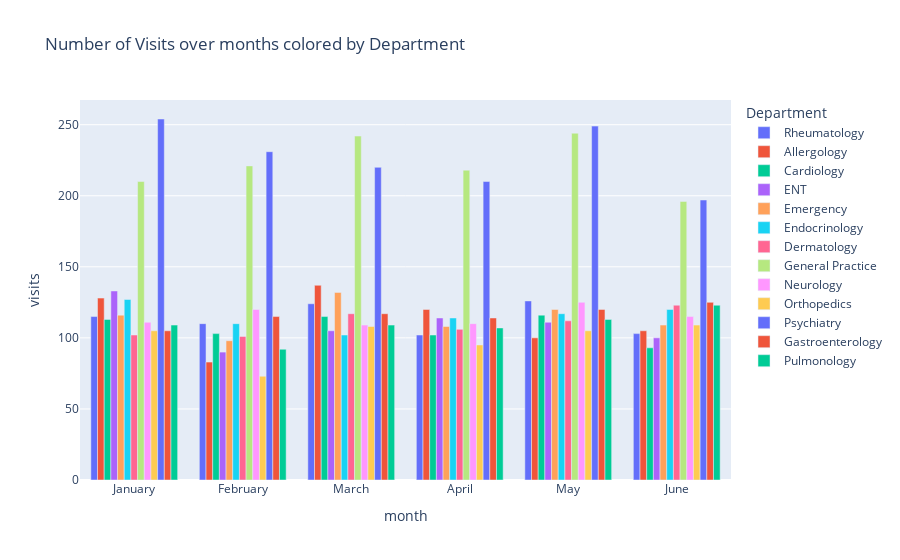

Notebook code cell kept with this figure:
### Markdown cell above
Number of Visits Over Months Colored by Department


This grouped monthly chart displays how visit volumes vary over time for each department. It is useful for identifying short-term trends, potential seasonality, or operational fluctuations. Although many departments appear to maintain relatively stable levels, some show noticeable peaks in certain months. This temporal perspective complements the total department usage view and helps contextualize whether high-volume departments are consistently active or driven by specific periods.

### Code cell
# Copy and extract month names
data_time = data_no_outliers[["Department", "Visit Date"]].copy()
data_time["month"] = data_time["Visit Date"].dt.month_name()

# Group by month and department
temp = data_time.groupby(["month", "Department"]).size().reset_index(name="visits")

# Define month order
month_order = [
    "January", "February", "March", "April", "May", "June",
    "July", "August", "September", "October", "November", "December"
]

# Convert to categorical with correct order
temp["month"] = pd.Categorical(temp["month"], categories=month_order, ordered=True)

# Sort by month order
temp = temp.sort_values("month")

# Plot
fig = px.bar(
    data_frame=temp,
    x="month",
    y="visits",
    color="Department",
    barmode="group",
    title="Number of Visits over months colored by Department"
)
fig.show()

### Figure 1 — Plotly figure (JSON) as saved in the notebook; plotly's stock layout.template omitted (floating-point values rounded to 4 significant figures)
{"data": [{"alignmentgroup": "True", "hovertemplate": "Department=Rheumatology<br>month=%{x}<br>visits=%{y}<extra></extra>", "legendgroup": "Rheumatology", "marker": {"color": "#636efa", "pattern": {"shape": ""}}, "name": "Rheumatology", "offsetgroup": "Rheumatology", "orientation": "v", "showlegend": true, "textposition": "auto", "type": "bar", "x": ["January", "February", "March", "April", "May", "June"], "xaxis": "x", "y": [115, 110, 124, 102, 126, 103], "yaxis": "y"}, {"alignmentgroup": "True", "hovertemplate": "Department=Allergology<br>month=%{x}<br>visits=%{y}<extra></extra>", "legendgroup": "Allergology", "marker": {"color": "#EF553B", "pattern": {"shape": ""}}, "name": "Allergology", "offsetgroup": "Allergology", "orientation": "v", "showlegend": true, "textposition": "auto", "type": "bar", "x": ["January", "February", "March", "April", "May", "June"], "xaxis": "x", "y": [128, 83, 137, 120, 100, 105], "yaxis": "y"}, {"alignmentgroup": "True", "hovertemplate": "Department=Cardiology<br>month=%{x}<br>visits=%{y}<extra></extra>", "legendgroup": "Cardiology", "marker": {"color": "#00cc96", "pattern": {"shape": ""}}, "name": "Cardiology", "offsetgroup": "Cardiology", "orientation": "v", "showlegend": true, "textposition": "auto", "type": "bar", "x": ["January", "February", "March", "April", "May", "June"], "xaxis": "x", "y": [113, 103, 115, 102, 116, 93], "yaxis": "y"}, {"alignmentgroup": "True", "hovertemplate": "Department=ENT<br>month=%{x}<br>visits=%{y}<extra></extra>", "legendgroup": "ENT", "marker": {"color": "#ab63fa", "pattern": {"shape": ""}}, "name": "ENT", "offsetgroup": "ENT", "orientation": "v", "showlegend": true, "textposition": "auto", "type": "bar", "x": ["January", "February", "March", "April", "May", "June"], "xaxis": "x", "y": [133, 90, 105, 114, 111, 100], "yaxis": "y"}, {"alignmentgroup": "True", "hovertemplate": "Department=Emergency<br>month=%{x}<br>visits=%{y}<extra></extra>", "legendgroup": "Emergency", "marker": {"color": "#FFA15A", "pattern": {"shape": ""}}, "name": "Emergency", "offsetgroup": "Emergency", "orientation": "v", "showlegend": true, "textposition": "auto", "type": "bar", "x": ["January", "February", "March", "April", "May", "June"], "xaxis": "x", "y": [116, 98, 132, 108, 120, 109], "yaxis": "y"}, {"alignmentgroup": "True", "hovertemplate": "Department=Endocrinology<br>month=%{x}<br>visits=%{y}<extra></extra>", "legendgroup": "Endocrinology", "marker": {"color": "#19d3f3", "pattern": {"shape": ""}}, "name": "Endocrinology", "offsetgroup": "Endocrinology", "orientation": "v", "showlegend": true, "textposition": "auto", "type": "bar", "x": ["January", "February", "March", "April", "May", "June"], "xaxis": "x", "y": [127, 110, 102, 114, 117, 120], "yaxis": "y"}, {"alignmentgroup": "True", "hovertemplate": "Department=Dermatology<br>month=%{x}<br>visits=%{y}<extra></extra>", "legendgroup": "Dermatology", "marker": {"color": "#FF6692", "pattern": {"shape": ""}}, "name": "Dermatology", "offsetgroup": "Dermatology", "orientation": "v", "showlegend": true, "textposition": "auto", "type": "bar", "x": ["January", "February", "March", "April", "May", "June"], "xaxis": "x", "y": [102, 101, 117, 106, 112, 123], "yaxis": "y"}, {"alignmentgroup": "True", "hovertemplate": "Department=General Practice<br>month=%{x}<br>visits=%{y}<extra></extra>", "legendgroup": "General Practice", "marker": {"color": "#B6E880", "pattern": {"shape": ""}}, "name": "General Practice", "offsetgroup": "General Practice", "orientation": "v", "showlegend": true, "textposition": "auto", "type": "bar", "x": ["January", "February", "March", "April", "May", "June"], "xaxis": "x", "y": [210, 221, 242, 218, 244, 196], "yaxis": "y"}, {"alignmentgroup": "True", "hovertemplate": "Department=Neurology<br>month=%{x}<br>visits=%{y}<extra></extra>", "legendgroup": "Neurology", "marker": {"color": "#FF97FF", "pattern": {"shape": ""}}, "name": "Neurology", "offsetgroup": "Neurology", "orientation": "v", "showlegend": true, "textposition": "auto", "type": "bar", "x": ["January", "February", "March", "April", "May", "June"], "xaxis": "x", "y": [111, 120, 109, 110, 125, 115], "yaxis": "y"}, {"alignmentgroup": "True", "hovertemplate": "Department=Orthopedics<br>month=%{x}<br>visits=%{y}<extra></extra>", "legendgroup": "Orthopedics", "marker": {"color": "#FECB52", "pattern": {"shape": ""}}, "name": "Orthopedics", "offsetgroup": "Orthopedics", "orientation": "v", "showlegend": true, "textposition": "auto", "type": "bar", "x": ["January", "February", "March", "April", "May", "June"], "xaxis": "x", "y": [105, 73, 108, 95, 105, 109], "yaxis": "y"}, {"alignmentgroup": "True", "hovertemplate": "Department=Psychiatry<br>month=%{x}<br>visits=%{y}<extra></extra>", "legendgroup": "Psychiatry", "marker": {"color": "#636efa", "pattern": {"shape": ""}}, "name": "Psychiatry", "offsetgroup": "Psychiatry", "orientation": "v", "showlegend": true, "textposition": "auto", "type": "bar", "x": ["January", "February", "March", "April", "May", "June"], "xaxis": "x", "y": [254, 231, 220, 210, 249, 197], "yaxis": "y"}, {"alignmentgroup": "True", "hovertemplate": "Department=Gastroenterology<br>month=%{x}<br>visits=%{y}<extra></extra>", "legendgroup": "Gastroenterology", "marker": {"color": "#EF553B", "pattern": {"shape": ""}}, "name": "Gastroenterology", "offsetgroup": "Gastroenterology", "orientation": "v", "showlegend": true, "textposition": "auto", "type": "bar", "x": ["January", "February", "March", "April", "May", "June"], "xaxis": "x", "y": [105, 115, 117, 114, 120, 125], "yaxis": "y"}, {"alignmentgroup": "True", "hovertemplate": "Department=Pulmonology<br>month=%{x}<br>visits=%{y}<extra></extra>", "legendgroup": "Pulmonology", "marker": {"color": "#00cc96", "pattern": {"shape": ""}}, "name": "Pulmonology", "offsetgroup": "Pulmonology", "orientation": "v", "showlegend": true, "textposition": "auto", "type": "bar", "x": ["January", "February", "March", "April", "May", "June"], "xaxis": "x", "y": [109, 92, 109, 107, 113, 123], "yaxis": "y"}], "layout": {"barmode": "group", "legend": {"title": {"text": "Department"}, "tracegroupgap": 0}, "title": {"text": "Number of Visits over months colored by Department"}, "xaxis": {"anchor": "y", "domain": [0, 1], "title": {"text": "month"}}, "yaxis": {"anchor": "x", "domain": [0, 1], "title": {"text": "visits"}}}}
